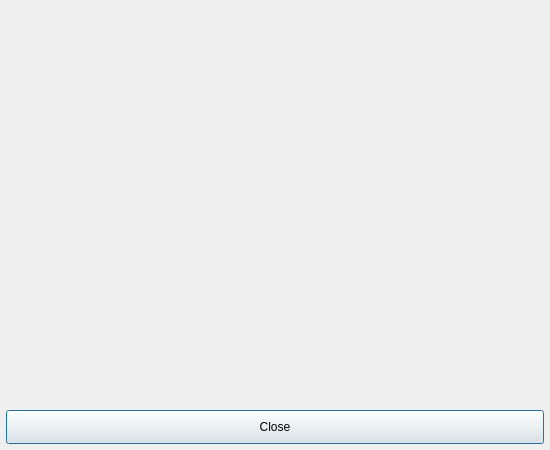
<?xml version="1.0" encoding="UTF-8"?>
<ui version="4.0">
 <class>Dialog</class>
 <widget class="QDialog" name="Dialog">
  <property name="geometry">
   <rect>
    <x>0</x>
    <y>0</y>
    <width>550</width>
    <height>450</height>
   </rect>
  </property>
  <property name="sizePolicy">
   <sizepolicy hsizetype="Preferred" vsizetype="Preferred">
    <horstretch>0</horstretch>
    <verstretch>0</verstretch>
   </sizepolicy>
  </property>
  <property name="minimumSize">
   <size>
    <width>550</width>
    <height>450</height>
   </size>
  </property>
  <property name="maximumSize">
   <size>
    <width>550</width>
    <height>450</height>
   </size>
  </property>
  <property name="windowTitle">
   <string>Dialog</string>
  </property>
  <widget class="QLabel" name="show_image_lbl">
   <property name="geometry">
    <rect>
     <x>6</x>
     <y>6</y>
     <width>538</width>
     <height>388</height>
    </rect>
   </property>
   <property name="frameShape">
    <enum>QFrame::NoFrame</enum>
   </property>
   <property name="text">
    <string/>
   </property>
  </widget>
  <widget class="QPushButton" name="close_image_btn">
   <property name="geometry">
    <rect>
     <x>6</x>
     <y>410</y>
     <width>538</width>
     <height>34</height>
    </rect>
   </property>
   <property name="text">
    <string>Close</string>
   </property>
  </widget>
 </widget>
 <resources/>
 <connections/>
</ui>
